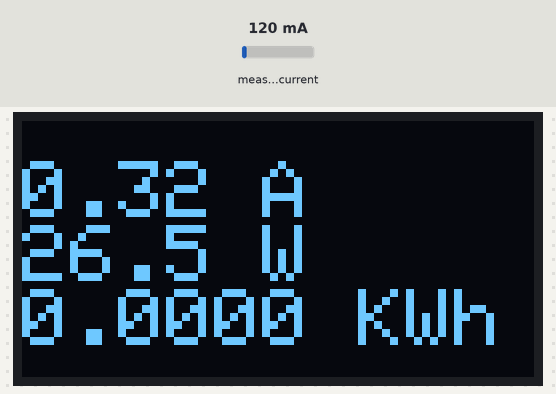
Recording of a program running on a simulated ESP32. On the bench: 128×64 one-colour display. The test bench sets the inputs (shaded band); at power-on: measured current 120 mA. Storage starts empty; what the program prints to the serial monitor is not drawn.

Above: at 6.2 s.
6.3 s: measured current set to 40 mA
At 8.3 s:
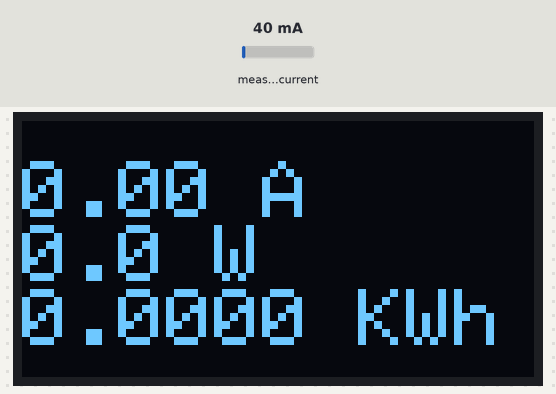
8.6 s: measured current set to 500 mA
At 10.9 s:
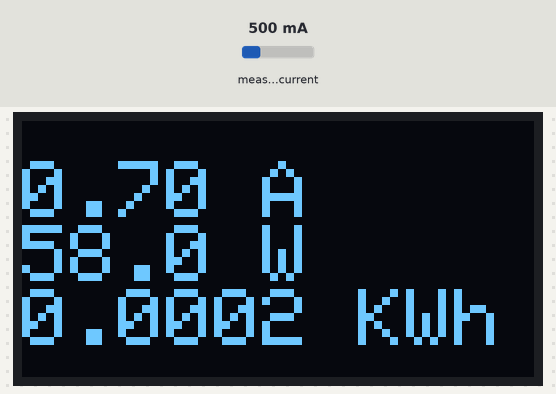
11.8 s: measured current set to 1960 mA
At 14.7 s:
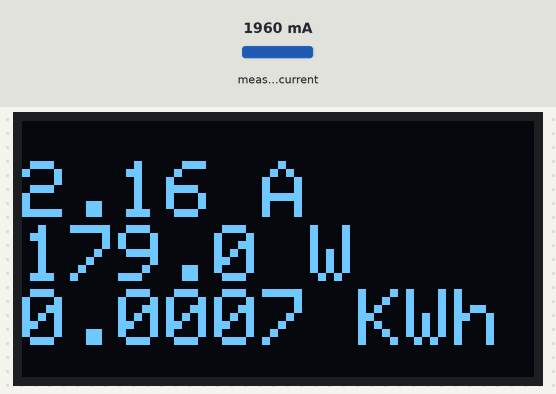
Timing chart, 0 to 16.2 s (numbered marks = the images above; inputs shaded):
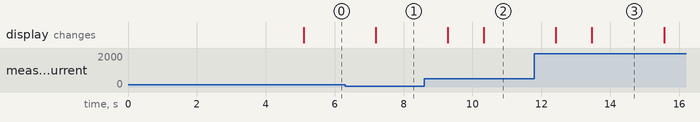

The program:

main.cpp
```cpp
#include <Arduino.h>
#include <ACS712.h>
#include <SD.h>
#include <SPI.h>
#include <Wire.h>
#include <Adafruit_GFX.h>
#include <Adafruit_SSD1306.h>

#define SCREEN_WIDTH 128 // OLED display width, in pixels
#define SCREEN_HEIGHT 64 // OLED display height, in pixels

// Declaration for SSD1306 display connected using I2C
#define OLED_RESET -1 // Reset pin
#define SCREEN_ADDRESS 0x3C
#define PIN_SPI_CS 5
#define VOLTAGE 227

float power_factor = 0.365;

int sensorPin = 25;

File myFile;

Adafruit_SSD1306 display(SCREEN_WIDTH, SCREEN_HEIGHT, &Wire, OLED_RESET);

ACS712 currentSensor(35, 3.3, 4095, 185);

unsigned long long currentTime = 0;
unsigned long long previousTime = 0;
unsigned long long delayTime = 30000; // write to sd card every 30 seconds

void setup()
{
  Serial.begin(115200);

  // initialize the OLED object
  if (!display.begin(SSD1306_SWITCHCAPVCC, SCREEN_ADDRESS))
  {
    Serial.println(F("SSD1306 allocation failed"));
    for (;;)
      ; // Don't proceed, loop forever
  }

  if (!SD.begin(PIN_SPI_CS))
  {
    while (1)
    {
      Serial.println(F("SDCARD Failed"));
      delay(1000);
    }
  }

  Serial.println("SD INITIALIZED");
  Serial.println("OLED INITIALIZED");
  // Clear the buffer.
  display.clearDisplay();

  // Display Text
  display.setTextSize(2);
  display.setTextColor(WHITE);

  delay(5000);
}

void loop()
{
  currentTime = millis();
  display.clearDisplay();

  float current = currentSensor.mA_AC() / 1000;
  (current <= 0.1) ? (current = 0) : (current += 0.2);
  // float voltage = voltageSensor.getVoltageAC();

  float Wattage = current * VOLTAGE * power_factor;

  float Energy = ((Wattage / 1000.0) * ((currentTime / 1000.0) / 3600.0));

  display.setCursor(0, 10);
  display.printf("%.2f A\n", current);
  display.printf("%.1f W\n", Wattage);
  display.printf("%.4f KWh", Energy);

  Serial.printf("%.2f A\n", current);
  Serial.printf("%.2f,%.5f\n", Wattage, Energy);

  //write to SD card every (delayTime)seconds
  if ((currentTime - previousTime) > delayTime)
  {
    myFile = SD.open("/PowerReadingsPROPER2.txt", FILE_APPEND);
    myFile.printf("%.1f,%.5f\n", Wattage, Energy);
    myFile.close();
    previousTime = currentTime;
  }

  display.display();

  delay(1000);
}
```

Measured:
- after the input at 6.3 s, the display: changes after 0.89 s (image 1)
- after the input at 8.6 s, the display: first changes after 0.68 s (image 2 shows a later state)
- after the input at 11.8 s, the display: first changes after 0.62 s (image 3 shows a later state)
